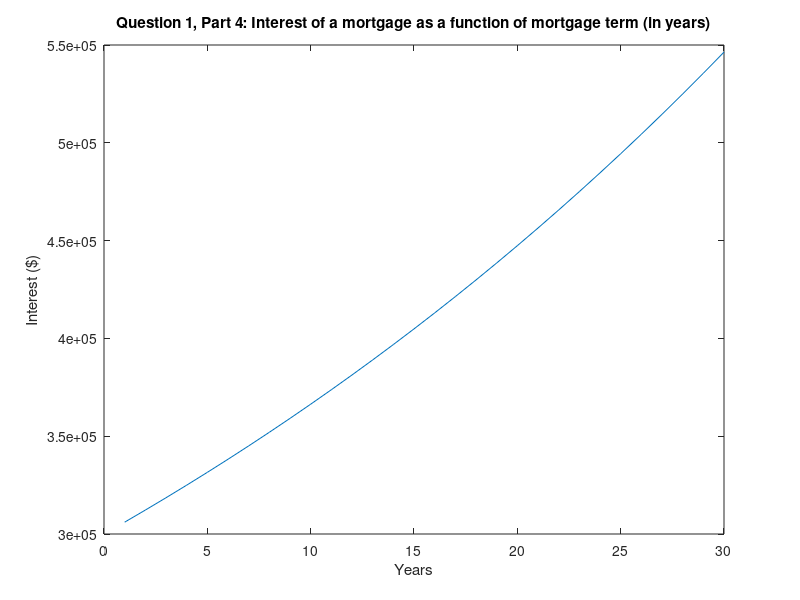
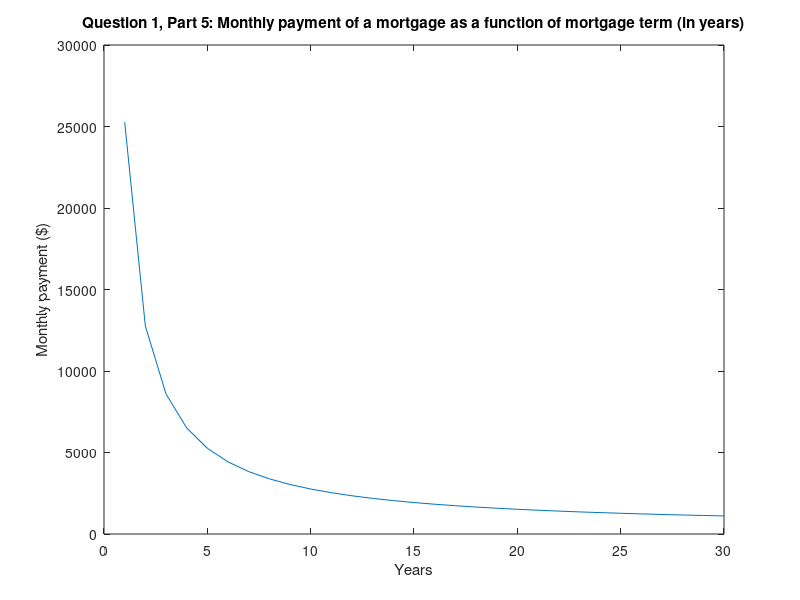

Recreate these plots in MATLAB, in order.
% Zachary Zalass
% 40098539
% Assignment 1
% Question 1

clear;
format long g;

% Setup constants
interest = 0.02;
principal = 0.8 * 375000;
years = 1:1:30;
payments = 12 * years;

% Plot equations for dependant variables
u_t = (interest/12 * principal * (1 + interest/12).^payments)./((1+interest/12).^payments - 1);
interest_by_month = principal * (1 + interest/12).^(payments);

% Plots
figure;
plot(years, interest_by_month);
title('Question 1, Part 4: Interest of a mortgage as a function of mortgage term (in years)');
xlabel('Years');
ylabel('Interest ($)');

figure;
plot(years, u_t);
title('Question 1, Part 5: Monthly payment of a mortgage as a function of mortgage term (in years)');
xlabel('Years');
ylabel('Monthly payment ($)');